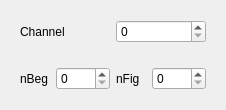
<?xml version="1.0" encoding="UTF-8"?>
<ui version="4.0">
 <class>FormDrawChannelWaves</class>
 <widget class="QWidget" name="FormDrawChannelWaves">
  <property name="geometry">
   <rect>
    <x>0</x>
    <y>0</y>
    <width>226</width>
    <height>108</height>
   </rect>
  </property>
  <property name="windowTitle">
   <string>Form</string>
  </property>
  <layout class="QGridLayout" name="gridLayout">
   <item row="0" column="0">
    <widget class="QWidget" name="widget" native="true">
     <layout class="QHBoxLayout" name="horizontalLayout">
      <item>
       <widget class="QLabel" name="label">
        <property name="text">
         <string>Channel</string>
        </property>
       </widget>
      </item>
      <item>
       <widget class="QSpinBox" name="spinBoxChannel">
        <property name="maximum">
         <number>128</number>
        </property>
       </widget>
      </item>
     </layout>
    </widget>
   </item>
   <item row="1" column="0">
    <widget class="QWidget" name="widget_2" native="true">
     <layout class="QHBoxLayout" name="horizontalLayout_2">
      <item>
       <widget class="QLabel" name="label_2">
        <property name="text">
         <string>nBeg</string>
        </property>
       </widget>
      </item>
      <item>
       <widget class="QSpinBox" name="spinBoxChannelNBeg">
        <property name="maximum">
         <number>9999</number>
        </property>
       </widget>
      </item>
      <item>
       <widget class="QLabel" name="label_3">
        <property name="text">
         <string>nFig</string>
        </property>
       </widget>
      </item>
      <item>
       <widget class="QSpinBox" name="spinBoxChannelNFig">
        <property name="maximum">
         <number>9999</number>
        </property>
       </widget>
      </item>
     </layout>
    </widget>
   </item>
  </layout>
 </widget>
 <resources/>
 <connections/>
</ui>
